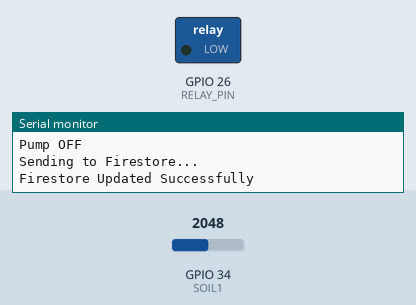
Recording of a sketch running on a simulated ESP32. On the bench: switched loads named in the sketch (green lamp = pin HIGH), the last lines printed to the serial monitor. Inputs (shaded band) come from the test bench; at power-on: GPIO 34 (SOIL1) = 2048. WiFi joins after 1.5 s; servers stay silent unless stated; EEPROM starts erased.

Above: at 2.7 s.
2.8 s: GPIO 34 (SOIL1) set to 2764
8.5 s: GPIO 34 (SOIL1) set to 2836
At 12.1 s:
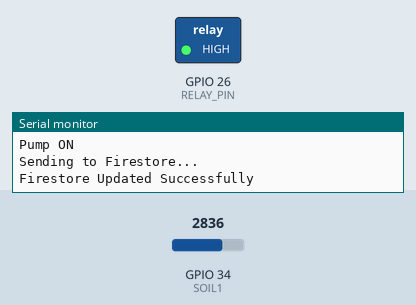
18.4 s: GPIO 34 (SOIL1) set to 2233
24.1 s: GPIO 34 (SOIL1) set to 2150
At 28.2 s:
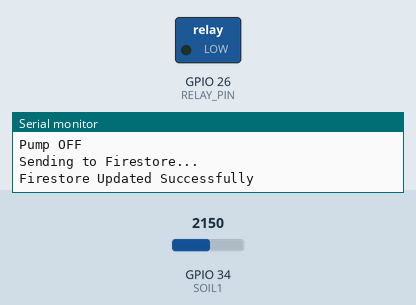
29.8 s: GPIO 34 (SOIL1) set to 2840
At 32.7 s:
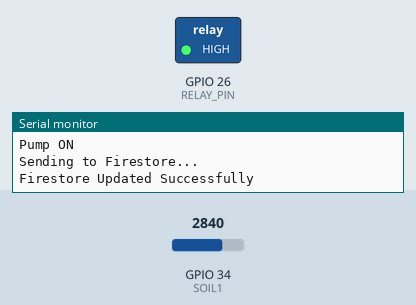
Timing chart, 0 to 34.2 s (numbered marks = the images above; inputs shaded):
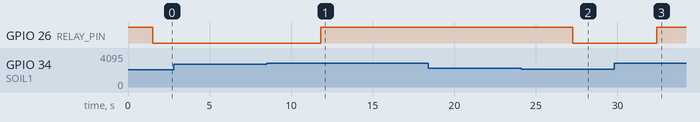

The sketch:

sketch_may9b_copy_20260510105946.ino
```cpp
#include <WiFi.h>
#include <WebServer.h>
#include <EEPROM.h>
#include <Firebase_ESP_Client.h>

// ================= EEPROM =================
#define EEPROM_SIZE 100

String ssid = "";
String password = "";
String deviceId = "";

// ================= FIREBASE =================
#define API_KEY "AIzaSyDHc6pA6rvA6ZyZTjSvTBDzzCd6oHkSVU0"
#define PROJECT_ID "smart-irrigation-acd3e"
#define DATABASE_URL "https://smart-irrigation-acd3e-default-rtdb.firebaseio.com/"


#define USER_EMAIL "davedccalapis@gmail.com"
#define USER_PASSWORD "Wapuchi21calapis"

FirebaseData fbdo;
FirebaseAuth auth;
FirebaseConfig config;

// ================= SERVER =================
WebServer server(80);

// ================= PINS =================
#define RELAY_PIN 26
#define SOIL1 34
#define SOIL2 35
#define SOIL3 32
#define SOIL4 33

int dryValue = 3000;

// ================= VARIABLES =================
int s1, s2, s3, s4;
bool pumpState = false;

// ================= EEPROM READ =================
void readCredentials() {
  char ssidArr[33];
  char passArr[33];
  char deviceArr[33];

  for (int i = 0; i < 32; i++) {
    ssidArr[i] = EEPROM.read(i);
    passArr[i] = EEPROM.read(i + 32);
    deviceArr[i] = EEPROM.read(i + 64);
  }

  ssidArr[32] = '\0';
  passArr[32] = '\0';
  deviceArr[32] = '\0';

  ssid = String(ssidArr);
  password = String(passArr);
  deviceId = String(deviceArr);

  ssid.trim();
  password.trim();
  deviceId.trim();

  Serial.println("Loaded:");
  Serial.println("SSID: " + ssid);
  Serial.println("DeviceID: " + deviceId);
}
// ================= EEPROM SAVE =================
void saveCredentials(String newSSID, String newPASS, String newDevice) {
  for (int i = 0; i < 32; i++) {
    EEPROM.write(i, i < newSSID.length() ? newSSID[i] : 0);
    EEPROM.write(i + 32, i < newPASS.length() ? newPASS[i] : 0);
    EEPROM.write(i + 64, i < newDevice.length() ? newDevice[i] : 0);
  }
  EEPROM.commit();
}

// ================= AP MODE =================
void startAP() {

  // IMPORTANT
  WiFi.disconnect(true);
  delay(1000);

  // Set AP mode
  WiFi.mode(WIFI_AP);

  // Start AP with password
  bool apStarted = WiFi.softAP(
    "Irrigation_Setup",
    "12345678"
  );

  if(apStarted){
    Serial.println("AP Started");
    Serial.print("AP IP: ");
    Serial.println(WiFi.softAPIP());
  } else {
    Serial.println("AP Failed!");
  }

  server.on("/setup", []() {

    if (server.hasArg("ssid") &&
        server.hasArg("pass") &&
        server.hasArg("device")) {

      String newSSID = server.arg("ssid");
      String newPASS = server.arg("pass");
      String newDevice = server.arg("device");

      saveCredentials(newSSID, newPASS, newDevice);

      server.send(200, "text/plain", "Saved! Restarting...");

      delay(2000);
      ESP.restart();

    } else {
      server.send(400, "text/plain", "Missing parameters");
    }
  });

  server.begin();

  Serial.println("Server Started");
}

// ================= WIFI =================
bool connectWiFi() {
  WiFi.begin(ssid.c_str(), password.c_str());

  Serial.print("Connecting to WiFi");

  for (int i = 0; i < 20; i++) {
    if (WiFi.status() == WL_CONNECTED) {
      Serial.println("\nConnected!");
      Serial.println(WiFi.localIP());
      return true;
    }
    delay(500);
    Serial.print(".");
  }
  return false;
}
// TOKENSTATUS
void tokenStatusCallback(TokenInfo info) {

  Serial.print("Token Status: ");

  switch (info.status) {
    case token_status_uninitialized:
      Serial.println("Uninitialized");
      break;

    case token_status_on_signing:
      Serial.println("Signing in...");
      break;

    case token_status_on_request:
      Serial.println("Token request in progress");
      break;

    case token_status_on_refresh:
      Serial.println("Token refreshing");
      break;

    case token_status_ready:
      Serial.println("Ready");
      break;

    case token_status_error:
      Serial.println("Token error");
      Serial.println(info.error.message.c_str());
      break;
  }
}

// ================= FIREBASE =================
void initFirebase() {

  config.api_key = API_KEY;
  config.database_url = DATABASE_URL;

  config.token_status_callback = tokenStatusCallback;

  auth.user.email = USER_EMAIL;
  auth.user.password = USER_PASSWORD;

  Firebase.begin(&config, &auth);
  Firebase.reconnectWiFi(true);

  Serial.println("Connecting to Firebase...");

  while (!Firebase.ready()) {
    Serial.print(".");
    delay(500);
  }

  Serial.println("\nFirebase Ready!");
}

// ================= SENSOR =================
void readSoil() {
   s1 = analogRead(SOIL1);
   Serial.print("Soil Value: ");
    Serial.println(s1);
  // s2 = analogRead(SOIL2);
  // s3 = analogRead(SOIL3);
  // s4 = analogRead(SOIL4);
}

// ================= PUMP CONTROL =================
void controlPump() {

  int ON_THRESHOLD = 2800;
  int OFF_THRESHOLD = 2200;

  // Turn ON when dry
  if (s1 > ON_THRESHOLD) {
    digitalWrite(RELAY_PIN, HIGH);

    Serial.println("Pump ON");
  }

  // Turn OFF when wet
  if (s1 < OFF_THRESHOLD) {
    digitalWrite(RELAY_PIN, LOW);

    Serial.println("Pump OFF");
  }
}

// ================= SEND TO FIRESTORE =================
void sendToFirestore() {

  if (!Firebase.ready()) {
    Serial.println("Firebase not ready");
    return;
  }

  if (deviceId == "") return;

  float moisture = (1.0 - (s1 / 4095.0)) * 100.0;
  String status = (digitalRead(RELAY_PIN) == LOW) ? "ON" : "OFF";

  FirebaseJson content;

  content.set("fields/deviceId/stringValue", deviceId);
  content.set("fields/moisture/doubleValue", moisture);
  content.set("fields/status/stringValue", status);

  String documentPath = "zones/" + deviceId;

  Serial.println("Sending to Firestore...");

  bool success = Firebase.Firestore.patchDocument(
    &fbdo,
    PROJECT_ID,
    "",
    documentPath.c_str(),
    content.raw(),
    "deviceId,moisture,status"
  );

  if (success) {
    Serial.println("Firestore Updated Successfully");
    Serial.println(fbdo.payload());   // 🔥 ADD THIS
  }
  else {
    Serial.println("Firestore FAILED:");
    Serial.println(fbdo.errorReason());
  }
}
// ================= SETUP =================
void setup() {
  Serial.begin(115200);

  EEPROM.begin(EEPROM_SIZE);

  pinMode(RELAY_PIN, OUTPUT);
  digitalWrite(RELAY_PIN, HIGH);

  readCredentials();

  if (ssid == "" || deviceId == "" || !connectWiFi()) {
    startAP();
  } else {
    initFirebase();
  }
}

// ================= LOOP =================
void loop() {

  if (WiFi.status() != WL_CONNECTED) {
    server.handleClient();
    return;
  }

  readSoil();
  controlPump();
  sendToFirestore();

  delay(5000);
}
```

Measured:
- the behaviour switches between 2800 and 2801 on GPIO 34 (SOIL1) (found by bisection; images 0 and 1)
- the behaviour switches between 2200 and 2199 on GPIO 34 (SOIL1) (found by bisection; images 1 and 2)
- after the input at 8.5 s, GPIO 26 (RELAY_PIN): LOW → HIGH after 3.3 s
- after the input at 24.1 s, GPIO 26 (RELAY_PIN): HIGH → LOW after 3.2 s
- after the input at 29.8 s, GPIO 26 (RELAY_PIN): LOW → HIGH after 2.6 s
